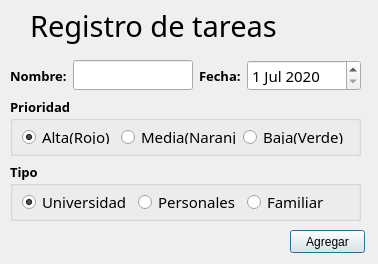
<?xml version="1.0" encoding="UTF-8"?>
<ui version="4.0">
 <class>Tarea</class>
 <widget class="QDialog" name="Tarea">
  <property name="geometry">
   <rect>
    <x>0</x>
    <y>0</y>
    <width>378</width>
    <height>264</height>
   </rect>
  </property>
  <property name="windowTitle">
   <string>Registro</string>
  </property>
  <property name="windowIcon">
   <iconset resource="Recursos.qrc">
    <normaloff>:/Recursos/anadir (1).png</normaloff>:/Recursos/anadir (1).png</iconset>
  </property>
  <widget class="QLabel" name="label">
   <property name="geometry">
    <rect>
     <x>30</x>
     <y>0</y>
     <width>301</width>
     <height>51</height>
    </rect>
   </property>
   <property name="font">
    <font>
     <family>Showcard Gothic</family>
     <pointsize>22</pointsize>
     <weight>50</weight>
     <bold>false</bold>
    </font>
   </property>
   <property name="text">
    <string>Registro de tareas</string>
   </property>
  </widget>
  <widget class="QWidget" name="widget" native="true">
   <property name="geometry">
    <rect>
     <x>10</x>
     <y>60</y>
     <width>351</width>
     <height>161</height>
    </rect>
   </property>
   <property name="font">
    <font>
     <family>Segoe UI Black</family>
     <pointsize>10</pointsize>
     <weight>75</weight>
     <bold>true</bold>
    </font>
   </property>
   <layout class="QGridLayout" name="gridLayout">
    <item row="1" column="0" colspan="2">
     <widget class="QGroupBox" name="groupBox_2">
      <property name="title">
       <string>Prioridad</string>
      </property>
      <layout class="QHBoxLayout" name="horizontalLayout_4">
       <item>
        <widget class="QRadioButton" name="inAlta">
         <property name="font">
          <font>
           <family>Perpetua</family>
           <pointsize>11</pointsize>
           <weight>50</weight>
           <bold>false</bold>
          </font>
         </property>
         <property name="text">
          <string>Alta(Rojo)</string>
         </property>
         <property name="checked">
          <bool>true</bool>
         </property>
        </widget>
       </item>
       <item>
        <widget class="QRadioButton" name="inMedia">
         <property name="font">
          <font>
           <family>Perpetua</family>
           <pointsize>11</pointsize>
           <weight>50</weight>
           <bold>false</bold>
          </font>
         </property>
         <property name="text">
          <string>Media(Naranja)</string>
         </property>
        </widget>
       </item>
       <item>
        <widget class="QRadioButton" name="inBaja">
         <property name="font">
          <font>
           <family>Perpetua</family>
           <pointsize>11</pointsize>
           <weight>50</weight>
           <bold>false</bold>
          </font>
         </property>
         <property name="text">
          <string>Baja(Verde)</string>
         </property>
        </widget>
       </item>
      </layout>
     </widget>
    </item>
    <item row="0" column="0">
     <layout class="QHBoxLayout" name="horizontalLayout_2">
      <item>
       <widget class="QLabel" name="label_7">
        <property name="text">
         <string>Nombre:</string>
        </property>
       </widget>
      </item>
      <item>
       <widget class="QLineEdit" name="inNombre">
        <property name="font">
         <font>
          <family>Perpetua</family>
          <pointsize>11</pointsize>
          <weight>50</weight>
          <bold>false</bold>
         </font>
        </property>
       </widget>
      </item>
     </layout>
    </item>
    <item row="0" column="1">
     <layout class="QHBoxLayout" name="horizontalLayout_3">
      <item>
       <widget class="QLabel" name="label_6">
        <property name="text">
         <string>Fecha:</string>
        </property>
       </widget>
      </item>
      <item>
       <widget class="QDateEdit" name="inFecha">
        <property name="font">
         <font>
          <family>Perpetua</family>
          <pointsize>11</pointsize>
          <weight>50</weight>
          <bold>false</bold>
         </font>
        </property>
        <property name="dateTime">
         <datetime>
          <hour>0</hour>
          <minute>0</minute>
          <second>0</second>
          <year>2020</year>
          <month>7</month>
          <day>1</day>
         </datetime>
        </property>
       </widget>
      </item>
     </layout>
    </item>
    <item row="2" column="0" colspan="2">
     <widget class="QGroupBox" name="groupBox_3">
      <property name="title">
       <string>Tipo</string>
      </property>
      <layout class="QHBoxLayout" name="horizontalLayout_5">
       <item>
        <widget class="QRadioButton" name="inUniversidad">
         <property name="font">
          <font>
           <family>Perpetua</family>
           <pointsize>11</pointsize>
           <weight>50</weight>
           <bold>false</bold>
          </font>
         </property>
         <property name="text">
          <string>Universidad</string>
         </property>
         <property name="checked">
          <bool>true</bool>
         </property>
        </widget>
       </item>
       <item>
        <widget class="QRadioButton" name="inPersonal">
         <property name="font">
          <font>
           <family>Perpetua</family>
           <pointsize>11</pointsize>
           <weight>50</weight>
           <bold>false</bold>
          </font>
         </property>
         <property name="text">
          <string>Personales</string>
         </property>
        </widget>
       </item>
       <item>
        <widget class="QRadioButton" name="inFamiliar">
         <property name="font">
          <font>
           <family>Perpetua</family>
           <pointsize>11</pointsize>
           <weight>50</weight>
           <bold>false</bold>
          </font>
         </property>
         <property name="text">
          <string>Familiar</string>
         </property>
        </widget>
       </item>
      </layout>
     </widget>
    </item>
   </layout>
  </widget>
  <widget class="QPushButton" name="btnAgregar">
   <property name="geometry">
    <rect>
     <x>290</x>
     <y>230</y>
     <width>75</width>
     <height>23</height>
    </rect>
   </property>
   <property name="text">
    <string>Agregar</string>
   </property>
  </widget>
 </widget>
 <resources>
  <include location="Recursos.qrc"/>
 </resources>
 <connections/>
</ui>
